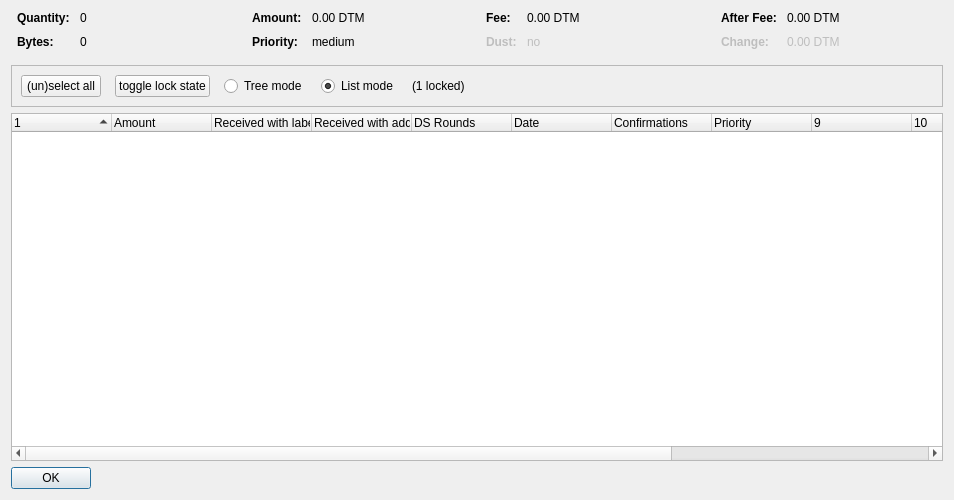
<?xml version="1.0" encoding="UTF-8"?>
<ui version="4.0">
 <class>CoinControlDialog</class>
 <widget class="QDialog" name="CoinControlDialog">
  <property name="geometry">
   <rect>
    <x>0</x>
    <y>0</y>
    <width>954</width>
    <height>500</height>
   </rect>
  </property>
  <property name="windowTitle">
   <string>Coin Selection</string>
  </property>
  <layout class="QVBoxLayout" name="verticalLayout">
   <item>
    <layout class="QHBoxLayout" name="horizontalLayoutTop" stretch="0,0,0,0">
     <property name="topMargin">
      <number>0</number>
     </property>
     <property name="bottomMargin">
      <number>10</number>
     </property>
     <item>
      <layout class="QFormLayout" name="formLayoutCoinControl1">
       <property name="horizontalSpacing">
        <number>10</number>
       </property>
       <property name="verticalSpacing">
        <number>10</number>
       </property>
       <property name="leftMargin">
        <number>6</number>
       </property>
       <property name="rightMargin">
        <number>6</number>
       </property>
       <item row="0" column="0">
        <widget class="QLabel" name="labelCoinControlQuantityText">
         <property name="font">
          <font>
           <weight>75</weight>
           <bold>true</bold>
          </font>
         </property>
         <property name="text">
          <string>Quantity:</string>
         </property>
        </widget>
       </item>
       <item row="0" column="1">
        <widget class="QLabel" name="labelCoinControlQuantity">
         <property name="cursor">
          <cursorShape>IBeamCursor</cursorShape>
         </property>
         <property name="contextMenuPolicy">
          <enum>Qt::ActionsContextMenu</enum>
         </property>
         <property name="text">
          <string notr="true">0</string>
         </property>
         <property name="textInteractionFlags">
          <set>Qt::LinksAccessibleByMouse|Qt::TextSelectableByKeyboard|Qt::TextSelectableByMouse</set>
         </property>
        </widget>
       </item>
       <item row="1" column="0">
        <widget class="QLabel" name="labelCoinControlBytesText">
         <property name="font">
          <font>
           <weight>75</weight>
           <bold>true</bold>
          </font>
         </property>
         <property name="text">
          <string>Bytes:</string>
         </property>
        </widget>
       </item>
       <item row="1" column="1">
        <widget class="QLabel" name="labelCoinControlBytes">
         <property name="cursor">
          <cursorShape>IBeamCursor</cursorShape>
         </property>
         <property name="contextMenuPolicy">
          <enum>Qt::ActionsContextMenu</enum>
         </property>
         <property name="text">
          <string notr="true">0</string>
         </property>
         <property name="textInteractionFlags">
          <set>Qt::LinksAccessibleByMouse|Qt::TextSelectableByKeyboard|Qt::TextSelectableByMouse</set>
         </property>
        </widget>
       </item>
      </layout>
     </item>
     <item>
      <layout class="QFormLayout" name="formLayoutCoinControl2">
       <property name="horizontalSpacing">
        <number>10</number>
       </property>
       <property name="verticalSpacing">
        <number>10</number>
       </property>
       <property name="leftMargin">
        <number>6</number>
       </property>
       <property name="rightMargin">
        <number>6</number>
       </property>
       <item row="0" column="0">
        <widget class="QLabel" name="labelCoinControlAmountText">
         <property name="font">
          <font>
           <weight>75</weight>
           <bold>true</bold>
          </font>
         </property>
         <property name="text">
          <string>Amount:</string>
         </property>
        </widget>
       </item>
       <item row="0" column="1">
        <widget class="QLabel" name="labelCoinControlAmount">
         <property name="cursor">
          <cursorShape>IBeamCursor</cursorShape>
         </property>
         <property name="contextMenuPolicy">
          <enum>Qt::ActionsContextMenu</enum>
         </property>
         <property name="text">
          <string notr="true">0.00 DTM</string>
         </property>
         <property name="textInteractionFlags">
          <set>Qt::LinksAccessibleByMouse|Qt::TextSelectableByKeyboard|Qt::TextSelectableByMouse</set>
         </property>
        </widget>
       </item>
       <item row="1" column="0">
        <widget class="QLabel" name="labelCoinControlPriorityText">
         <property name="font">
          <font>
           <weight>75</weight>
           <bold>true</bold>
          </font>
         </property>
         <property name="text">
          <string>Priority:</string>
         </property>
        </widget>
       </item>
       <item row="1" column="1">
        <widget class="QLabel" name="labelCoinControlPriority">
         <property name="cursor">
          <cursorShape>IBeamCursor</cursorShape>
         </property>
         <property name="contextMenuPolicy">
          <enum>Qt::ActionsContextMenu</enum>
         </property>
         <property name="text">
          <string>medium</string>
         </property>
         <property name="textInteractionFlags">
          <set>Qt::LinksAccessibleByMouse|Qt::TextSelectableByKeyboard|Qt::TextSelectableByMouse</set>
         </property>
        </widget>
       </item>
      </layout>
     </item>
     <item>
      <layout class="QFormLayout" name="formLayoutCoinControl3">
       <property name="horizontalSpacing">
        <number>10</number>
       </property>
       <property name="verticalSpacing">
        <number>10</number>
       </property>
       <property name="leftMargin">
        <number>6</number>
       </property>
       <property name="rightMargin">
        <number>6</number>
       </property>
       <item row="0" column="0">
        <widget class="QLabel" name="labelCoinControlFeeText">
         <property name="font">
          <font>
           <weight>75</weight>
           <bold>true</bold>
          </font>
         </property>
         <property name="text">
          <string>Fee:</string>
         </property>
        </widget>
       </item>
       <item row="0" column="1">
        <widget class="QLabel" name="labelCoinControlFee">
         <property name="cursor">
          <cursorShape>IBeamCursor</cursorShape>
         </property>
         <property name="contextMenuPolicy">
          <enum>Qt::ActionsContextMenu</enum>
         </property>
         <property name="text">
          <string notr="true">0.00 DTM</string>
         </property>
         <property name="textInteractionFlags">
          <set>Qt::LinksAccessibleByMouse|Qt::TextSelectableByKeyboard|Qt::TextSelectableByMouse</set>
         </property>
        </widget>
       </item>
       <item row="1" column="0">
        <widget class="QLabel" name="labelCoinControlLowOutputText">
         <property name="enabled">
          <bool>false</bool>
         </property>
         <property name="font">
          <font>
           <weight>75</weight>
           <bold>true</bold>
          </font>
         </property>
         <property name="text">
          <string>Dust:</string>
         </property>
        </widget>
       </item>
       <item row="1" column="1">
        <widget class="QLabel" name="labelCoinControlLowOutput">
         <property name="enabled">
          <bool>false</bool>
         </property>
         <property name="cursor">
          <cursorShape>IBeamCursor</cursorShape>
         </property>
         <property name="contextMenuPolicy">
          <enum>Qt::ActionsContextMenu</enum>
         </property>
         <property name="text">
          <string>no</string>
         </property>
         <property name="textInteractionFlags">
          <set>Qt::LinksAccessibleByMouse|Qt::TextSelectableByKeyboard|Qt::TextSelectableByMouse</set>
         </property>
        </widget>
       </item>
      </layout>
     </item>
     <item>
      <layout class="QFormLayout" name="formLayoutCoinControl4">
       <property name="horizontalSpacing">
        <number>10</number>
       </property>
       <property name="verticalSpacing">
        <number>10</number>
       </property>
       <property name="leftMargin">
        <number>6</number>
       </property>
       <property name="rightMargin">
        <number>6</number>
       </property>
       <item row="0" column="0">
        <widget class="QLabel" name="labelCoinControlAfterFeeText">
         <property name="font">
          <font>
           <weight>75</weight>
           <bold>true</bold>
          </font>
         </property>
         <property name="text">
          <string>After Fee:</string>
         </property>
        </widget>
       </item>
       <item row="0" column="1">
        <widget class="QLabel" name="labelCoinControlAfterFee">
         <property name="cursor">
          <cursorShape>IBeamCursor</cursorShape>
         </property>
         <property name="contextMenuPolicy">
          <enum>Qt::ActionsContextMenu</enum>
         </property>
         <property name="text">
          <string notr="true">0.00 DTM</string>
         </property>
         <property name="textInteractionFlags">
          <set>Qt::LinksAccessibleByMouse|Qt::TextSelectableByKeyboard|Qt::TextSelectableByMouse</set>
         </property>
        </widget>
       </item>
       <item row="1" column="0">
        <widget class="QLabel" name="labelCoinControlChangeText">
         <property name="enabled">
          <bool>false</bool>
         </property>
         <property name="font">
          <font>
           <weight>75</weight>
           <bold>true</bold>
          </font>
         </property>
         <property name="text">
          <string>Change:</string>
         </property>
        </widget>
       </item>
       <item row="1" column="1">
        <widget class="QLabel" name="labelCoinControlChange">
         <property name="enabled">
          <bool>false</bool>
         </property>
         <property name="cursor">
          <cursorShape>IBeamCursor</cursorShape>
         </property>
         <property name="contextMenuPolicy">
          <enum>Qt::ActionsContextMenu</enum>
         </property>
         <property name="text">
          <string notr="true">0.00 DTM</string>
         </property>
         <property name="textInteractionFlags">
          <set>Qt::LinksAccessibleByMouse|Qt::TextSelectableByKeyboard|Qt::TextSelectableByMouse</set>
         </property>
        </widget>
       </item>
      </layout>
     </item>
    </layout>
   </item>
   <item>
    <widget class="QFrame" name="frame">
     <property name="minimumSize">
      <size>
       <width>0</width>
       <height>40</height>
      </size>
     </property>
     <property name="frameShape">
      <enum>QFrame::StyledPanel</enum>
     </property>
     <property name="frameShadow">
      <enum>QFrame::Sunken</enum>
     </property>
     <layout class="QHBoxLayout" name="horizontalLayout">
      <item>
       <layout class="QHBoxLayout" name="horizontalLayoutPanel" stretch="0,0,0,0,0,0">
        <property name="spacing">
         <number>14</number>
        </property>
        <item>
         <widget class="QPushButton" name="pushButtonSelectAll">
          <property name="sizePolicy">
           <sizepolicy hsizetype="Maximum" vsizetype="Fixed">
            <horstretch>0</horstretch>
            <verstretch>0</verstretch>
           </sizepolicy>
          </property>
          <property name="text">
           <string>(un)select all</string>
          </property>
          <property name="autoDefault">
           <bool>false</bool>
          </property>
         </widget>
        </item>
        <item>
         <widget class="QPushButton" name="pushButtonToggleLock">
          <property name="sizePolicy">
           <sizepolicy hsizetype="Maximum" vsizetype="Fixed">
            <horstretch>0</horstretch>
            <verstretch>0</verstretch>
           </sizepolicy>
          </property>
          <property name="text">
           <string>toggle lock state</string>
          </property>
          <property name="autoDefault">
           <bool>false</bool>
          </property>
         </widget>
        </item>
        <item>
         <widget class="QRadioButton" name="radioTreeMode">
          <property name="sizePolicy">
           <sizepolicy hsizetype="Maximum" vsizetype="Fixed">
            <horstretch>0</horstretch>
            <verstretch>0</verstretch>
           </sizepolicy>
          </property>
          <property name="text">
           <string>Tree mode</string>
          </property>
         </widget>
        </item>
        <item>
         <widget class="QRadioButton" name="radioListMode">
          <property name="sizePolicy">
           <sizepolicy hsizetype="Maximum" vsizetype="Fixed">
            <horstretch>0</horstretch>
            <verstretch>0</verstretch>
           </sizepolicy>
          </property>
          <property name="text">
           <string>List mode</string>
          </property>
          <property name="checked">
           <bool>true</bool>
          </property>
         </widget>
        </item>
        <item>
         <widget class="QLabel" name="labelLocked">
          <property name="text">
           <string>(1 locked)</string>
          </property>
         </widget>
        </item>
        <item>
         <spacer name="horizontalSpacer">
          <property name="orientation">
           <enum>Qt::Horizontal</enum>
          </property>
          <property name="sizeHint" stdset="0">
           <size>
            <width>40</width>
            <height>20</height>
           </size>
          </property>
         </spacer>
        </item>
       </layout>
      </item>
     </layout>
    </widget>
   </item>
   <item>
    <widget class="CoinControlTreeWidget" name="treeWidget">
     <property name="contextMenuPolicy">
      <enum>Qt::CustomContextMenu</enum>
     </property>
     <property name="sortingEnabled">
      <bool>false</bool>
     </property>
     <property name="columnCount">
      <number>13</number>
     </property>
     <attribute name="headerShowSortIndicator" stdset="0">
      <bool>true</bool>
     </attribute>
     <attribute name="headerStretchLastSection">
      <bool>false</bool>
     </attribute>
     <column>
      <property name="text">
       <string/>
      </property>
     </column>
     <column>
      <property name="text">
       <string>Amount</string>
      </property>
     </column>
     <column>
      <property name="text">
       <string>Received with label</string>
      </property>
     </column>
     <column>
      <property name="text">
       <string>Received with address</string>
      </property>
     </column>
     <column>
      <property name="text">
       <string>DS Rounds</string>
      </property>
     </column>
     <column>
      <property name="text">
       <string>Date</string>
      </property>
     </column>
     <column>
      <property name="text">
       <string>Confirmations</string>
      </property>
      <property name="toolTip">
       <string>Confirmed</string>
      </property>
     </column>
     <column>
      <property name="text">
       <string>Priority</string>
      </property>
     </column>
     <column>
      <property name="text">
       <string/>
      </property>
     </column>
     <column>
      <property name="text">
       <string/>
      </property>
     </column>
     <column>
      <property name="text">
       <string/>
      </property>
     </column>
     <column>
      <property name="text">
       <string/>
      </property>
     </column>
     <column>
      <property name="text">
       <string/>
      </property>
     </column>
    </widget>
   </item>
   <item>
    <widget class="QDialogButtonBox" name="buttonBox">
     <property name="sizePolicy">
      <sizepolicy hsizetype="Maximum" vsizetype="Fixed">
       <horstretch>0</horstretch>
       <verstretch>0</verstretch>
      </sizepolicy>
     </property>
     <property name="orientation">
      <enum>Qt::Horizontal</enum>
     </property>
     <property name="standardButtons">
      <set>QDialogButtonBox::Ok</set>
     </property>
    </widget>
   </item>
  </layout>
 </widget>
 <customwidgets>
  <customwidget>
   <class>CoinControlTreeWidget</class>
   <extends>QTreeWidget</extends>
   <header>coincontroltreewidget.h</header>
  </customwidget>
 </customwidgets>
 <resources/>
 <connections/>
</ui>
